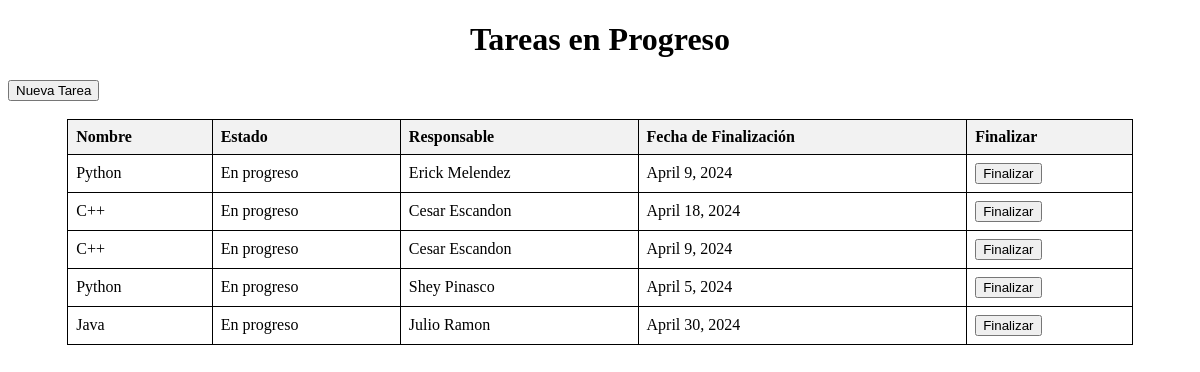
The page / on the database its author committed.
### Aplicaciones/tareasApp/models.py (models this page shows, shortened)
class Tarea(models.Model):
    nombre=models.CharField(max_length=40)
    descripcion=models.CharField(max_length=80)
    fecha_fin=models.DateField()
    responsable=models.CharField(max_length=50)
    estado = models.CharField(max_length=20, default='En progreso')

### Aplicaciones/tareasApp/views.py (the view)
# urls.py: path('', views.home, name='vista_principal'),  # Asigna el nombre 'vista_principal' a la vista home
def home(request):
    tareas = Tarea.objects.filter(estado='En progreso')
    return render(request, "vista_principal.html", {"tareas": tareas})

### Aplicaciones/tareasApp/templates/vista_principal.html (shortened to what this page needs)
<!DOCTYPE html>
<html>
<head>
</head>
<body>
    <div style="text-align: center;">
        <h1>Tareas en Progreso</h1>
    </div>
    <div style="display: flex; justify-content: flex-start;">
        <a href="{% url 'NuevaTarea' %}">
            <button>Nueva Tarea</button>
        </a>
    </div>
    <br>
    <div style="display: flex; justify-content: center;">
        <table>
            <thead>
                <tr>
                    <th>Nombre</th>
                    <th>Estado</th>
                    <th>Responsable</th>
                    <th>Fecha de Finalización</th>
                    <th>Finalizar</th>
                </tr>
            </thead>
            <tbody>
                {% for tarea in tareas %}
                <tr>
                    <td>{{ tarea.nombre }}</td>
                    <td>{{ tarea.estado }}</td>
                    <td>{{ tarea.responsable }}</td>
                    <td>{{ tarea.fecha_fin }}</td>
                    <td><button onclick="finalizarTarea('{{ tarea.id }}')">Finalizar</button></td>
                </tr>
                {% endfor %}
            </tbody>
        </table>
    </div>
</body>
</html>

### Aplicaciones/tareasApp/templates/vista_principal.html (style rules this page uses)
table { width: 90%; border-collapse: collapse; }
table, th, td { border: 1px solid; padding: 8px; text-align: left; }
th { background-color: #f2f2f2; }

### rows shown on the page
Tarea: nombre "Python", estado "En progreso", responsable "Erick Melendez", fecha_fin "April 9, 2024"
Tarea: nombre "C++", estado "En progreso", responsable "Cesar Escandon", fecha_fin "April 18, 2024"
Tarea: nombre "C++", estado "En progreso", responsable "Cesar Escandon", fecha_fin "April 9, 2024"
Tarea: nombre "Python", estado "En progreso", responsable "Shey Pinasco", fecha_fin "April 5, 2024"
Tarea: nombre "Java", estado "En progreso", responsable "Julio Ramon", fecha_fin "April 30, 2024"
